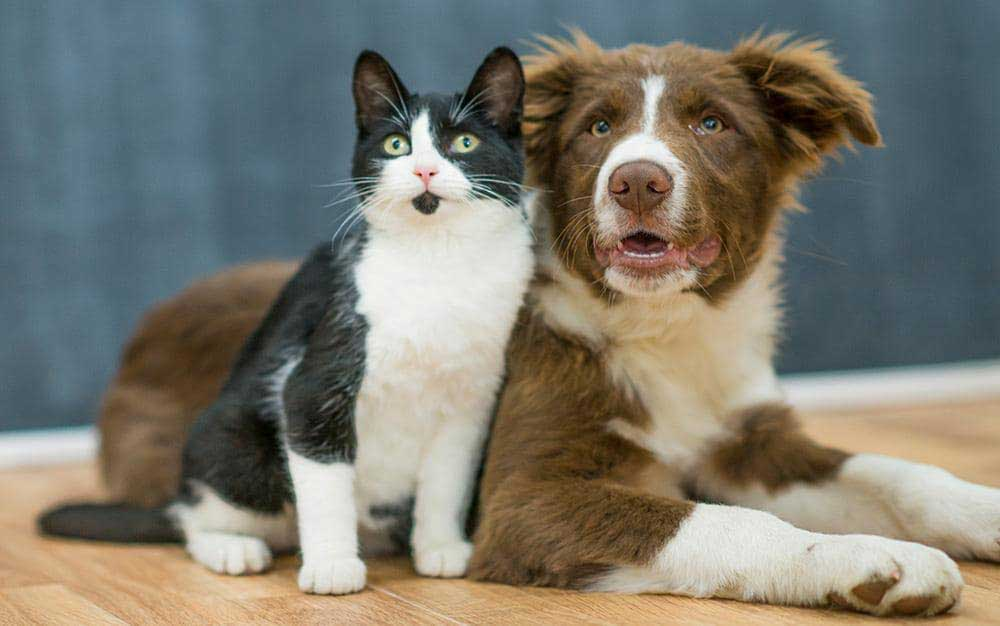
#> input picture dog-cat.jpg, 1000 x 626 px
$ jupyter execute imag_transformation.ipynb
#> lines starting #> are read from the running program, lines starting #| are printed output that depends on the picture
[cell 1]
# image rotation (1) simple and (2) using affine transformation
import cv2
import numpy as np

img = cv2.imread("dog-cat.jpg")
#> img is the input picture: shape (626, 1000, 3); mean B, G, R 110.5, 121.2, 123.5

[cell 2]
# Get image dimensions (height, width, channels)
height, width = img.shape[:2]
#> height = 626; width = 1000

cv2.imshow("Original Image", img)
cv2.waitKey(0)

[cell 3]
# --- 1. Simple 90/180/270 Degree Rotations (using cv2.rotate) ---
# This method is highly optimized and effecient for these specific angles.

# Rotate 90 Degrees clockwise
rotated_90_clockwise = cv2.rotate(img, cv2.ROTATE_90_CLOCKWISE)
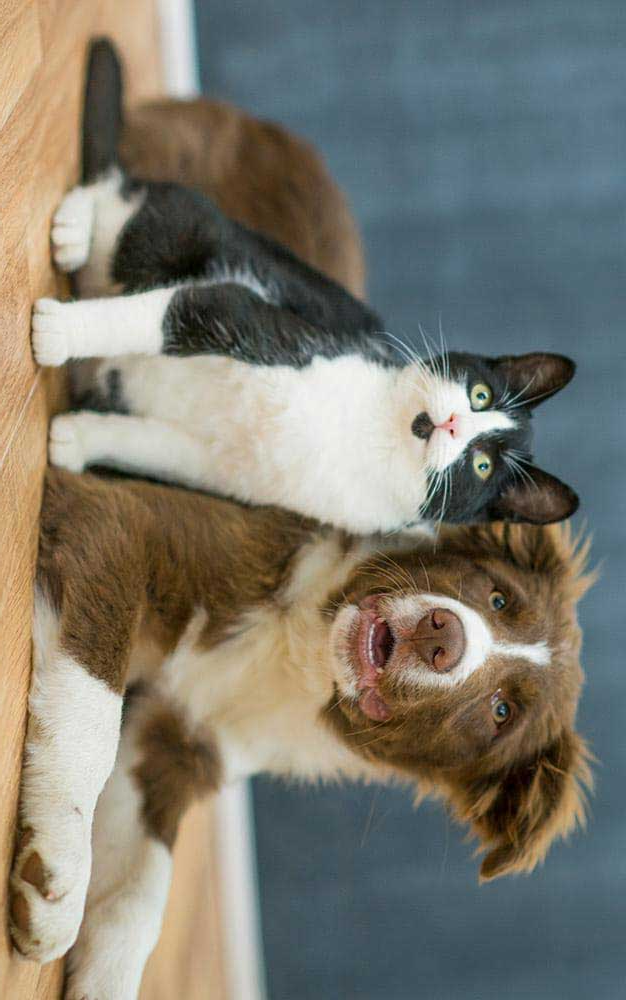
#> rotated_90_clockwise: shape (1000, 626, 3); mean B, G, R 110.5, 121.2, 123.5
cv2.imshow("Totated 90 Degrees Clockwise", rotated_90_clockwise)
cv2.waitKey(0)
cv2.imwrite("dog-cat-rotated-90cw.jpg", rotated_90_clockwise)
print(f"Rotated 90 CW Image saved. Dimenstions : {rotated_90_clockwise.shape[1]} x {rotated_90_clockwise.shape[0]}")
#| Rotated 90 CW Image saved. Dimenstions : 626 x 1000

[cell 4]
# Rotate 90 Degree counter clockwise
rotated_90_counter_clockwise = cv2.rotate(img, cv2.ROTATE_90_COUNTERCLOCKWISE)
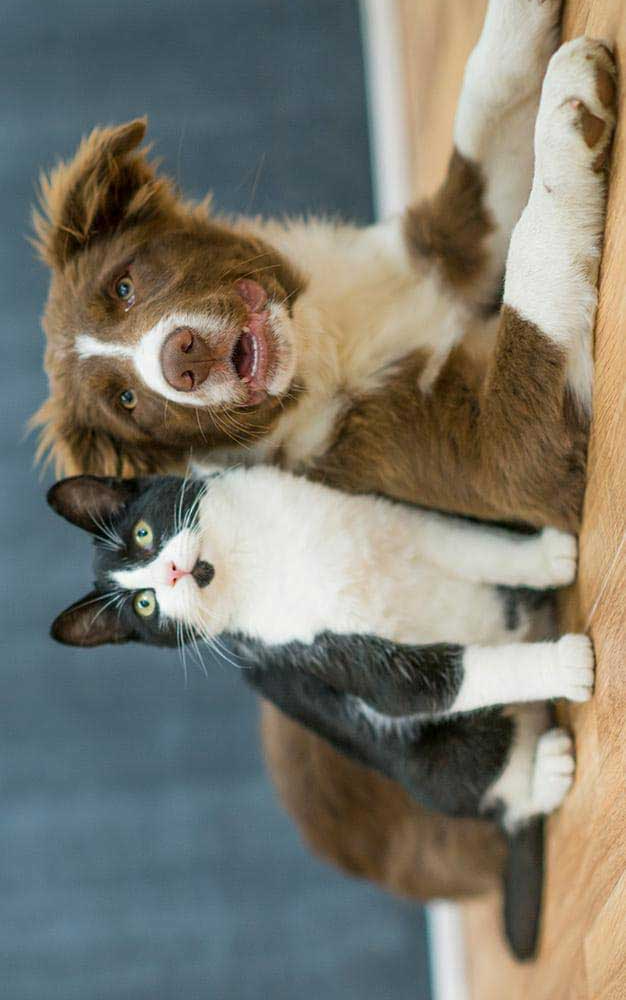
#> rotated_90_counter_clockwise: shape (1000, 626, 3); mean B, G, R 110.5, 121.2, 123.5
cv2.imshow("Totated 90 Degrees Counter-Clockwise", rotated_90_counter_clockwise)
cv2.waitKey(0)
cv2.imwrite("dog-cat-rotated-90ccw.jpg", rotated_90_counter_clockwise)
print(f"Rotated 90 CCW Image saved. Dimensions : {rotated_90_counter_clockwise.shape[1]} x {rotated_90_counter_clockwise.shape[0]}")
#| Rotated 90 CCW Image saved. Dimensions : 626 x 1000

[cell 5]
# Rotate 180 degrees
rotated_180 = cv2.rotate(img, cv2.ROTATE_180)
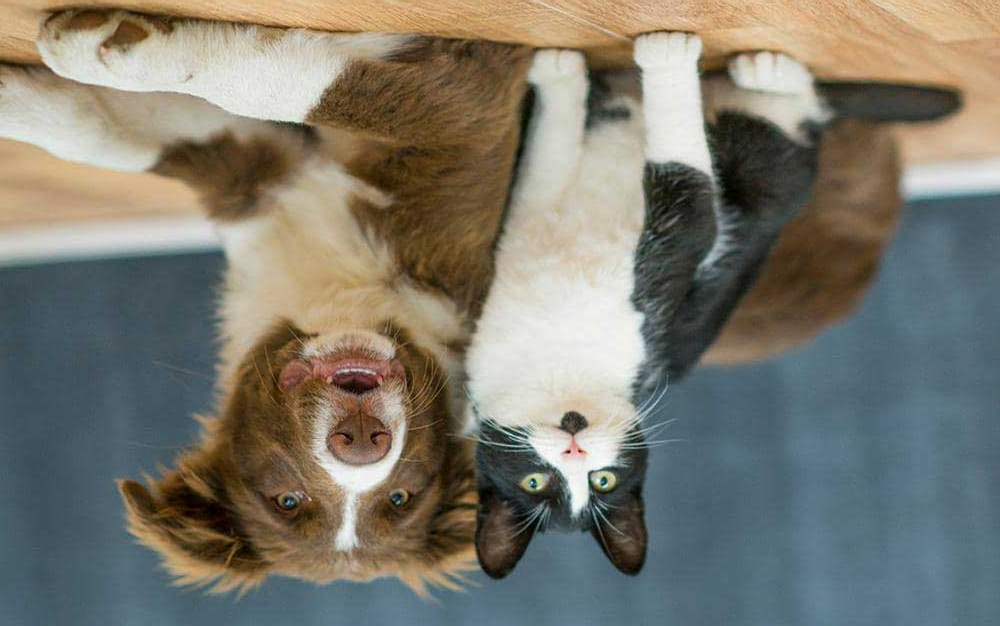
#> rotated_180: shape (626, 1000, 3); mean B, G, R 110.5, 121.2, 123.5
cv2.imshow("Rotated 180 Degrees", rotated_180)
cv2.waitKey(0)
cv2.imwrite("dog-cat-rotated-180.jpg", rotated_180)
print(f"Rotated 180 image saved. Dimensions : {rotated_180.shape[1]} x {rotated_180.shape[0]}")
#| Rotated 180 image saved. Dimensions : 1000 x 626

[cell 6]
# --- 2. Arbitrary Angle Rotation (Affine Transform) ---
# This uses cv2.getRotationMatrix2D to create a transformation matrix, and cv2.wrapAffine to apply it. This is flexible for any angle

# Define the rotation parameters :
angle = 45      # Angle in degrees (positive for counter-clockwise, negative for clockwise)
scale = 1.0     # Scaling factor (1.0 means no scaling)

# Calculate the center of the image for rotation
center = (width // 2, height // 2)
#> center = (500, 313)

[cell 7]
# Get the 2x3 rotation matrix
# M = cv2.getRotationMatrix2D (center, angle, scale)
# Parameters :
# 1. Rotation Center : (x, y) coordinates around which the image will rotate
# 2. Angle : Rotation angle in degrees. Poitive values mean counter-clockwise rotation (mathematical positive).
# 3. Scale : Scaling factor. 1.0 means no scaling.
M_45_degrees = cv2.getRotationMatrix2D(center, angle, scale)

[cell 8]
# Apply the Affine Transformation
# rotated = cv2.wrapAffine(src, M, dsize, borderMode, borderValue)
# Parameters :
# 1. src : Input image
# 2. M : 2x3 transformation Matrix.
# 3. dsize : Size of the output image (width, height).
# It's crucial to set this correctly. If we use (width, height) of the original image, parts of the rotated image might be cut-off.
# To prevent croping, we calculate a new dsize that fits the rotated image.

rotated_45_degrees = cv2.warpAffine(img, M_45_degrees, (width, height))   # Use original size, so potential cropping
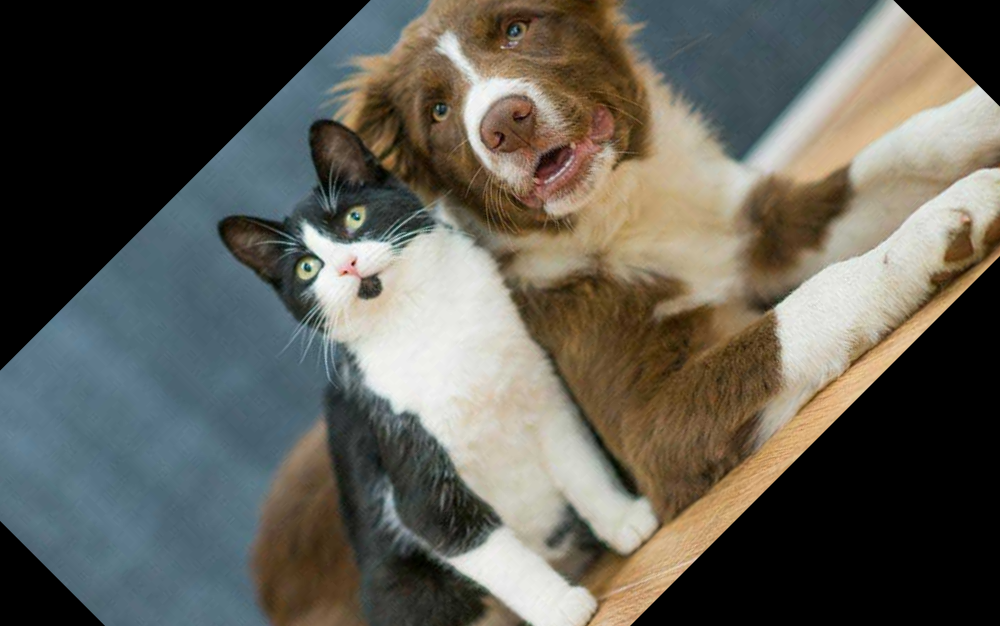
#> rotated_45_degrees: shape (626, 1000, 3); mean B, G, R 85.5, 94, 96
cv2.imshow(f"Rotated {angle} Degrees (Cut Off)", rotated_45_degrees)
cv2.waitKey(0)
cv2.imwrite(f"dog-cat-rotated-{angle}def-cut.jpg", rotated_45_degrees)
print(f"Rotated {angle} def (cut) imaage saved. Dimenstions : {rotated_45_degrees.shape[1]} x {rotated_45_degrees.shape[0]}")
#| Rotated 45 def (cut) imaage saved. Dimenstions : 1000 x 626

[cell 9]
# --- 3. Arbitrary Angle Rotation without Cropping (Adjusting Output Size) ---
# To prevent pars of the image from being cut off dusing rotattion, we need to calculate the new bounding box dimenstions for the rotated image.

# Calculate the dimensions for the rotated image
# This invlves applying the rotattion to the corners of the original image and finding the min/max x and y coordinates.
cos = np.abs(M_45_degrees[0,0])   # M[0,0] = cos(angle) * scale
#> cos = 0.707
sin = np.abs(M_45_degrees[0,1])   # M[0,1] = sin(angle) * scale
#> sin = 0.707
new_width = int((height * sin) + (width * cos))
#> new_width = 1149
new_height = int((height * cos) + (width * sin))
#> new_height = 1149

[cell 10]
# Adjust the transformation matrix to account for the new cnter and translation
# The translation shift (tx, ty) is M[0,2], M[1,2]
M_45_degrees[0,2] += (new_width/2) - center[0]
M_45_degrees[1,2] += (new_height/2) - center[1]
rotated_45_degrees_full = cv2.warpAffine(img , M_45_degrees, (new_width, new_height))
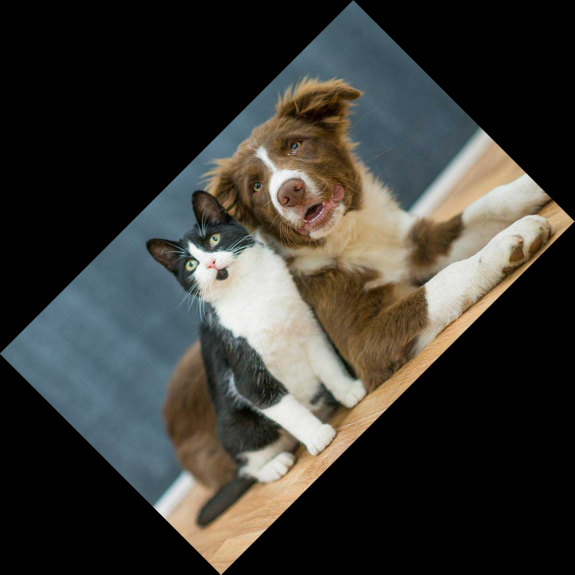
#> rotated_45_degrees_full: shape (1149, 1149, 3) (shown at 1/2 size); mean B, G, R 52.4, 57.5, 58.6
cv2.imshow(f"Rotated {angle} Degrees (Full Image)", rotated_45_degrees_full)
cv2.waitKey(0)
cv2.imwrite(f"dog-cat-rotated0-{angle}def-full.jpg", rotated_45_degrees_full)
print(f"Rotated {angle} def (full) image saved. Dimensions : {rotated_45_degrees_full.shape[1]} x {rotated_45_degrees_full.shape[0]}")
#| Rotated 45 def (full) image saved. Dimensions : 1149 x 1149
cv2.destroyAllWindows()
print("All rotation demonstration complete.")
